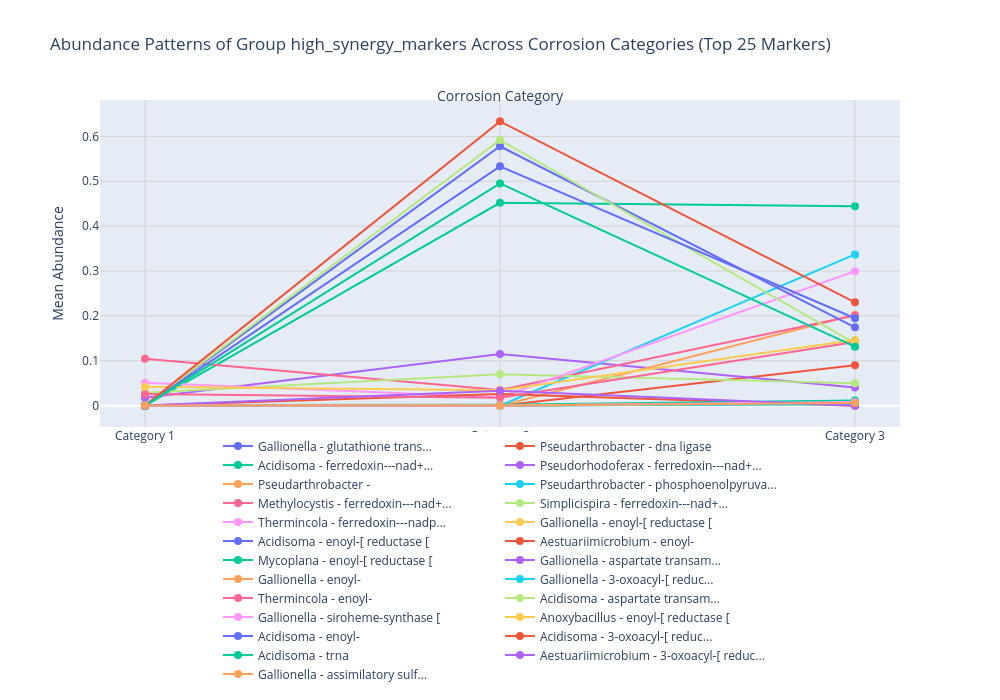

The notebook cell saved with this chart:
### Code cell
abun= plot_abundance_across_categories(high_synergy_markers, "high_synergy_markers", top_n=25)
abun.show()
plt.savefig("/home/beatriz/SharedFolder/Visualisations/increas_18.png", dpi=300, bbox_inches='tight')

### Figure 1 — Plotly figure (JSON) as saved in the notebook; plotly's stock layout.template omitted (floating-point values rounded to 4 significant figures)
{"data": [{"hoverinfo": "text", "hovertext": ["Category: Category 1<br>Abundance: 0.0000<br>Genus: Gallionella<br>Score: 54.98", "Category: Category 2<br>Abundance: 0.0001<br>Genus: Gallionella<br>FC vs Cat1: 3.60<br>Score: 54.98", "Category: Category 3<br>Abundance: 0.0036<br>Genus: Gallionella<br>FC vs Cat1: 98.83<br>FC vs Cat2: 27.42<br>Score: 54.98"], "line": {"width": 2}, "marker": {"size": 8}, "mode": "lines+markers", "name": "Gallionella - glutathione trans...", "type": "scatter", "x": [1, 2, 3], "y": [2.695e-05, 0.0001232, 0.003641]}, {"hoverinfo": "text", "hovertext": ["Category: Category 1<br>Abundance: 0.0000<br>Genus: Pseudarthrobacter<br>Score: 54.08", "Category: Category 2<br>Abundance: 0.0000<br>Genus: Pseudarthrobacter<br>FC vs Cat1: 1.00<br>Score: 54.08", "Category: Category 3<br>Abundance: 0.0902<br>Genus: Pseudarthrobacter<br>FC vs Cat1: 9021.67<br>FC vs Cat2: 9021.67<br>Score: 54.08"], "line": {"width": 2}, "marker": {"size": 8}, "mode": "lines+markers", "name": "Pseudarthrobacter - dna ligase ", "type": "scatter", "x": [1, 2, 3], "y": [0, 0, 0.09021]}, {"hoverinfo": "text", "hovertext": ["Category: Category 1<br>Abundance: 0.0000<br>Genus: Acidisoma<br>Score: 54.03", "Category: Category 2<br>Abundance: 0.4520<br>Genus: Acidisoma<br>FC vs Cat1: 20687.50<br>Score: 54.03", "Category: Category 3<br>Abundance: 0.4441<br>Genus: Acidisoma<br>FC vs Cat1: 20326.38<br>FC vs Cat2: 0.98<br>Score: 54.03"], "line": {"width": 2}, "marker": {"size": 8}, "mode": "lines+markers", "name": "Acidisoma - ferredoxin---nad+...", "type": "scatter", "x": [1, 2, 3], "y": [1.185e-05, 0.452, 0.4441]}, {"hoverinfo": "text", "hovertext": ["Category: Category 1<br>Abundance: 0.0176<br>Genus: Pseudorhodoferax<br>Score: 53.14", "Category: Category 2<br>Abundance: 0.1150<br>Genus: Pseudorhodoferax<br>FC vs Cat1: 6.53<br>Score: 53.14", "Category: Category 3<br>Abundance: 0.0404<br>Genus: Pseudorhodoferax<br>FC vs Cat1: 2.29<br>FC vs Cat2: 0.35<br>Score: 53.14"], "line": {"width": 2}, "marker": {"size": 8}, "mode": "lines+markers", "name": "Pseudorhodoferax - ferredoxin---nad+...", "type": "scatter", "x": [1, 2, 3], "y": [0.0176, 0.115, 0.04041]}, {"hoverinfo": "text", "hovertext": ["Category: Category 1<br>Abundance: 0.0000<br>Genus: Pseudarthrobacter<br>Score: 53.14", "Category: Category 2<br>Abundance: 0.0000<br>Genus: Pseudarthrobacter<br>FC vs Cat1: 1.00<br>Score: 53.14", "Category: Category 3<br>Abundance: 0.2026<br>Genus: Pseudarthrobacter<br>FC vs Cat1: 20257.03<br>FC vs Cat2: 20257.03<br>Score: 53.14"], "line": {"width": 2}, "marker": {"size": 8}, "mode": "lines+markers", "name": "Pseudarthrobacter - ", "type": "scatter", "x": [1, 2, 3], "y": [0, 0, 0.2026]}, {"hoverinfo": "text", "hovertext": ["Category: Category 1<br>Abundance: 0.0000<br>Genus: Pseudarthrobacter<br>Score: 53.09", "Category: Category 2<br>Abundance: 0.0000<br>Genus: Pseudarthrobacter<br>FC vs Cat1: 1.00<br>Score: 53.09", "Category: Category 3<br>Abundance: 0.3371<br>Genus: Pseudarthrobacter<br>FC vs Cat1: 33708.06<br>FC vs Cat2: 33708.06<br>Score: 53.09"], "line": {"width": 2}, "marker": {"size": 8}, "mode": "lines+markers", "name": "Pseudarthrobacter - phosphoenolpyruva...", "type": "scatter", "x": [1, 2, 3], "y": [0, 0, 0.3371]}, {"hoverinfo": "text", "hovertext": ["Category: Category 1<br>Abundance: 0.1046<br>Genus: Methylocystis<br>Score: 52.91", "Category: Category 2<br>Abundance: 0.0350<br>Genus: Methylocystis<br>FC vs Cat1: 0.33<br>Score: 52.91", "Category: Category 3<br>Abundance: 0.2010<br>Genus: Methylocystis<br>FC vs Cat1: 1.92<br>FC vs Cat2: 5.74<br>Score: 52.91"], "line": {"width": 2}, "marker": {"size": 8}, "mode": "lines+markers", "name": "Methylocystis - ferredoxin---nad+...", "type": "scatter", "x": [1, 2, 3], "y": [0.1046, 0.03503, 0.201]}, {"hoverinfo": "text", "hovertext": ["Category: Category 1<br>Abundance: 0.0287<br>Genus: Simplicispira<br>Score: 52.65", "Category: Category 2<br>Abundance: 0.0699<br>Genus: Simplicispira<br>FC vs Cat1: 2.44<br>Score: 52.65", "Category: Category 3<br>Abundance: 0.0501<br>Genus: Simplicispira<br>FC vs Cat1: 1.75<br>FC vs Cat2: 0.72<br>Score: 52.65"], "line": {"width": 2}, "marker": {"size": 8}, "mode": "lines+markers", "name": "Simplicispira - ferredoxin---nad+...", "type": "scatter", "x": [1, 2, 3], "y": [0.0287, 0.0699, 0.05009]}, {"hoverinfo": "text", "hovertext": ["Category: Category 1<br>Abundance: 0.0510<br>Genus: Thermincola<br>Score: 52.13", "Category: Category 2<br>Abundance: 0.0186<br>Genus: Thermincola<br>FC vs Cat1: 0.36<br>Score: 52.13", "Category: Category 3<br>Abundance: 0.2994<br>Genus: Thermincola<br>FC vs Cat1: 5.87<br>FC vs Cat2: 16.10<br>Score: 52.13"], "line": {"width": 2}, "marker": {"size": 8}, "mode": "lines+markers", "name": "Thermincola - ferredoxin---nadp...", "type": "scatter", "x": [1, 2, 3], "y": [0.05095, 0.01859, 0.2994]}, {"hoverinfo": "text", "hovertext": ["Category: Category 1<br>Abundance: 0.0000<br>Genus: Gallionella<br>Score: 52.06", "Category: Category 2<br>Abundance: 0.0003<br>Genus: Gallionella<br>FC vs Cat1: 5.45<br>Score: 52.06", "Category: Category 3<br>Abundance: 0.0038<br>Genus: Gallionella<br>FC vs Cat1: 75.33<br>FC vs Cat2: 13.83<br>Score: 52.06"], "line": {"width": 2}, "marker": {"size": 8}, "mode": "lines+markers", "name": "Gallionella - enoyl-[ reductase [", "type": "scatter", "x": [1, 2, 3], "y": [4.095e-05, 0.0002675, 0.003828]}, {"hoverinfo": "text", "hovertext": ["Category: Category 1<br>Abundance: 0.0000<br>Genus: Acidisoma<br>Score: 51.97", "Category: Category 2<br>Abundance: 0.5780<br>Genus: Acidisoma<br>FC vs Cat1: 19141.36<br>Score: 51.97", "Category: Category 3<br>Abundance: 0.1744<br>Genus: Acidisoma<br>FC vs Cat1: 5777.03<br>FC vs Cat2: 0.30<br>Score: 51.97"], "line": {"width": 2}, "marker": {"size": 8}, "mode": "lines+markers", "name": "Acidisoma - enoyl-[ reductase [", "type": "scatter", "x": [1, 2, 3], "y": [2.02e-05, 0.578, 0.1744]}, {"hoverinfo": "text", "hovertext": ["Category: Category 1<br>Abundance: 0.0001<br>Genus: Aestuariimicrobium<br>Score: 51.93", "Category: Category 2<br>Abundance: 0.0262<br>Genus: Aestuariimicrobium<br>FC vs Cat1: 191.29<br>Score: 51.93", "Category: Category 3<br>Abundance: 0.0000<br>Genus: Aestuariimicrobium<br>FC vs Cat1: 0.07<br>FC vs Cat2: 0.00<br>Score: 51.93"], "line": {"width": 2}, "marker": {"size": 8}, "mode": "lines+markers", "name": "Aestuariimicrobium - enoyl-", "type": "scatter", "x": [1, 2, 3], "y": [0.0001268, 0.02616, 0]}, {"hoverinfo": "text", "hovertext": ["Category: Category 1<br>Abundance: 0.0017<br>Genus: Mycoplana<br>Score: 51.82", "Category: Category 2<br>Abundance: 0.0020<br>Genus: Mycoplana<br>FC vs Cat1: 1.14<br>Score: 51.82", "Category: Category 3<br>Abundance: 0.0117<br>Genus: Mycoplana<br>FC vs Cat1: 6.72<br>FC vs Cat2: 5.92<br>Score: 51.82"], "line": {"width": 2}, "marker": {"size": 8}, "mode": "lines+markers", "name": "Mycoplana - enoyl-[ reductase [", "type": "scatter", "x": [1, 2, 3], "y": [0.001726, 0.00196, 0.01166]}, {"hoverinfo": "text", "hovertext": ["Category: Category 1<br>Abundance: 0.0001<br>Genus: Gallionella<br>Score: 51.67", "Category: Category 2<br>Abundance: 0.0005<br>Genus: Gallionella<br>FC vs Cat1: 5.88<br>Score: 51.67", "Category: Category 3<br>Abundance: 0.0047<br>Genus: Gallionella<br>FC vs Cat1: 51.26<br>FC vs Cat2: 8.73<br>Score: 51.67"], "line": {"width": 2}, "marker": {"size": 8}, "mode": "lines+markers", "name": "Gallionella - aspartate transam...", "type": "scatter", "x": [1, 2, 3], "y": [8.221e-05, 0.0005317, 0.004716]}, {"hoverinfo": "text", "hovertext": ["Category: Category 1<br>Abundance: 0.0001<br>Genus: Gallionella<br>Score: 51.67", "Category: Category 2<br>Abundance: 0.0003<br>Genus: Gallionella<br>FC vs Cat1: 4.38<br>Score: 51.67", "Category: Category 3<br>Abundance: 0.0064<br>Genus: Gallionella<br>FC vs Cat1: 87.63<br>FC vs Cat2: 19.99<br>Score: 51.67"], "line": {"width": 2}, "marker": {"size": 8}, "mode": "lines+markers", "name": "Gallionella - enoyl-", "type": "scatter", "x": [1, 2, 3], "y": [6.301e-05, 0.0003101, 0.006388]}, {"hoverinfo": "text", "hovertext": ["Category: Category 1<br>Abundance: 0.0000<br>Genus: Gallionella<br>Score: 51.66", "Category: Category 2<br>Abundance: 0.0002<br>Genus: Gallionella<br>FC vs Cat1: 3.72<br>Score: 51.66", "Category: Category 3<br>Abundance: 0.0030<br>Genus: Gallionella<br>FC vs Cat1: 54.30<br>FC vs Cat2: 14.58<br>Score: 51.66"], "line": {"width": 2}, "marker": {"size": 8}, "mode": "lines+markers", "name": "Gallionella - 3-oxoacyl-[ reduc...", "type": "scatter", "x": [1, 2, 3], "y": [4.6e-05, 0.0001985, 0.00303]}, {"hoverinfo": "text", "hovertext": ["Category: Category 1<br>Abundance: 0.0261<br>Genus: Thermincola<br>Score: 51.63", "Category: Category 2<br>Abundance: 0.0176<br>Genus: Thermincola<br>FC vs Cat1: 0.68<br>Score: 51.63", "Category: Category 3<br>Abundance: 0.1417<br>Genus: Thermincola<br>FC vs Cat1: 5.43<br>FC vs Cat2: 8.03<br>Score: 51.63"], "line": {"width": 2}, "marker": {"size": 8}, "mode": "lines+markers", "name": "Thermincola - enoyl-", "type": "scatter", "x": [1, 2, 3], "y": [0.02608, 0.01764, 0.1417]}, {"hoverinfo": "text", "hovertext": ["Category: Category 1<br>Abundance: 0.0000<br>Genus: Acidisoma<br>Score: 51.63", "Category: Category 2<br>Abundance: 0.5922<br>Genus: Acidisoma<br>FC vs Cat1: 10985.97<br>Score: 51.63", "Category: Category 3<br>Abundance: 0.1390<br>Genus: Acidisoma<br>FC vs Cat1: 2579.29<br>FC vs Cat2: 0.23<br>Score: 51.63"], "line": {"width": 2}, "marker": {"size": 8}, "mode": "lines+markers", "name": "Acidisoma - aspartate transam...", "type": "scatter", "x": [1, 2, 3], "y": [4.39e-05, 0.5922, 0.139]}, {"hoverinfo": "text", "hovertext": ["Category: Category 1<br>Abundance: 0.0001<br>Genus: Gallionella<br>Score: 51.61", "Category: Category 2<br>Abundance: 0.0005<br>Genus: Gallionella<br>FC vs Cat1: 4.63<br>Score: 51.61", "Category: Category 3<br>Abundance: 0.0084<br>Genus: Gallionella<br>FC vs Cat1: 77.44<br>FC vs Cat2: 16.74<br>Score: 51.61"], "line": {"width": 2}, "marker": {"size": 8}, "mode": "lines+markers", "name": "Gallionella - siroheme-synthase [", "type": "scatter", "x": [1, 2, 3], "y": [9.863e-05, 0.0004926, 0.008402]}, {"hoverinfo": "text", "hovertext": ["Category: Category 1<br>Abundance: 0.0422<br>Genus: Anoxybacillus<br>Score: 51.60", "Category: Category 2<br>Abundance: 0.0343<br>Genus: Anoxybacillus<br>FC vs Cat1: 0.81<br>Score: 51.60", "Category: Category 3<br>Abundance: 0.1463<br>Genus: Anoxybacillus<br>FC vs Cat1: 3.46<br>FC vs Cat2: 4.27<br>Score: 51.60"], "line": {"width": 2}, "marker": {"size": 8}, "mode": "lines+markers", "name": "Anoxybacillus - enoyl-[ reductase [", "type": "scatter", "x": [1, 2, 3], "y": [0.04225, 0.0343, 0.1463]}, {"hoverinfo": "text", "hovertext": ["Category: Category 1<br>Abundance: 0.0000<br>Genus: Acidisoma<br>Score: 51.55", "Category: Category 2<br>Abundance: 0.5332<br>Genus: Acidisoma<br>FC vs Cat1: 20490.58<br>Score: 51.55", "Category: Category 3<br>Abundance: 0.1948<br>Genus: Acidisoma<br>FC vs Cat1: 7485.35<br>FC vs Cat2: 0.37<br>Score: 51.55"], "line": {"width": 2}, "marker": {"size": 8}, "mode": "lines+markers", "name": "Acidisoma - enoyl-", "type": "scatter", "x": [1, 2, 3], "y": [1.602e-05, 0.5332, 0.1948]}, {"hoverinfo": "text", "hovertext": ["Category: Category 1<br>Abundance: 0.0000<br>Genus: Acidisoma<br>Score: 51.55", "Category: Category 2<br>Abundance: 0.6335<br>Genus: Acidisoma<br>FC vs Cat1: 16597.88<br>Score: 51.55", "Category: Category 3<br>Abundance: 0.2303<br>Genus: Acidisoma<br>FC vs Cat1: 6033.03<br>FC vs Cat2: 0.36<br>Score: 51.55"], "line": {"width": 2}, "marker": {"size": 8}, "mode": "lines+markers", "name": "Acidisoma - 3-oxoacyl-[ reduc...", "type": "scatter", "x": [1, 2, 3], "y": [2.817e-05, 0.6335, 0.2303]}, {"hoverinfo": "text", "hovertext": ["Category: Category 1<br>Abundance: 0.0000<br>Genus: Acidisoma<br>Score: 51.53", "Category: Category 2<br>Abundance: 0.4952<br>Genus: Acidisoma<br>FC vs Cat1: 18508.80<br>Score: 51.53", "Category: Category 3<br>Abundance: 0.1315<br>Genus: Acidisoma<br>FC vs Cat1: 4914.96<br>FC vs Cat2: 0.27<br>Score: 51.53"], "line": {"width": 2}, "marker": {"size": 8}, "mode": "lines+markers", "name": "Acidisoma - trna ", "type": "scatter", "x": [1, 2, 3], "y": [1.676e-05, 0.4952, 0.1315]}, {"hoverinfo": "text", "hovertext": ["Category: Category 1<br>Abundance: 0.0001<br>Genus: Aestuariimicrobium<br>Score: 51.49", "Category: Category 2<br>Abundance: 0.0332<br>Genus: Aestuariimicrobium<br>FC vs Cat1: 219.79<br>Score: 51.49", "Category: Category 3<br>Abundance: 0.0000<br>Genus: Aestuariimicrobium<br>FC vs Cat1: 0.07<br>FC vs Cat2: 0.00<br>Score: 51.49"], "line": {"width": 2}, "marker": {"size": 8}, "mode": "lines+markers", "name": "Aestuariimicrobium - 3-oxoacyl-[ reduc...", "type": "scatter", "x": [1, 2, 3], "y": [0.0001412, 0.03323, 0]}, {"hoverinfo": "text", "hovertext": ["Category: Category 1<br>Abundance: 0.0001<br>Genus: Gallionella<br>Score: 51.44", "Category: Category 2<br>Abundance: 0.0005<br>Genus: Gallionella<br>FC vs Cat1: 6.39<br>Score: 51.44", "Category: Category 3<br>Abundance: 0.0060<br>Genus: Gallionella<br>FC vs Cat1: 82.74<br>FC vs Cat2: 12.94<br>Score: 51.44"], "line": {"width": 2}, "marker": {"size": 8}, "mode": "lines+markers", "name": "Gallionella - assimilatory sulf...", "type": "scatter", "x": [1, 2, 3], "y": [6.303e-05, 0.0004568, 0.006032]}], "layout": {"annotations": [{"font": {"size": 14}, "showarrow": false, "text": "Corrosion Category", "x": 0.5, "xref": "paper", "y": 1.05, "yref": "paper"}], "height": 700, "hovermode": "closest", "legend": {"orientation": "h", "x": 0.5, "xanchor": "center", "y": -0.8, "yanchor": "bottom"}, "margin": {"b": 150, "l": 100, "r": 100, "t": 100}, "title": {"text": "Abundance Patterns of Group high_synergy_markers Across Corrosion Categories (Top 25 Markers)"}, "width": 1000, "xaxis": {"domain": [0, 1], "gridcolor": "lightgray", "gridwidth": 1, "showgrid": true, "tickmode": "array", "ticktext": ["Category 1", "Category 2", "Category 3"], "tickvals": [1, 2, 3], "title": {"font": {"size": 14}}}, "yaxis": {"gridcolor": "lightgray", "gridwidth": 1, "showgrid": true, "title": {"font": {"size": 14}, "text": "Mean Abundance"}}}}
